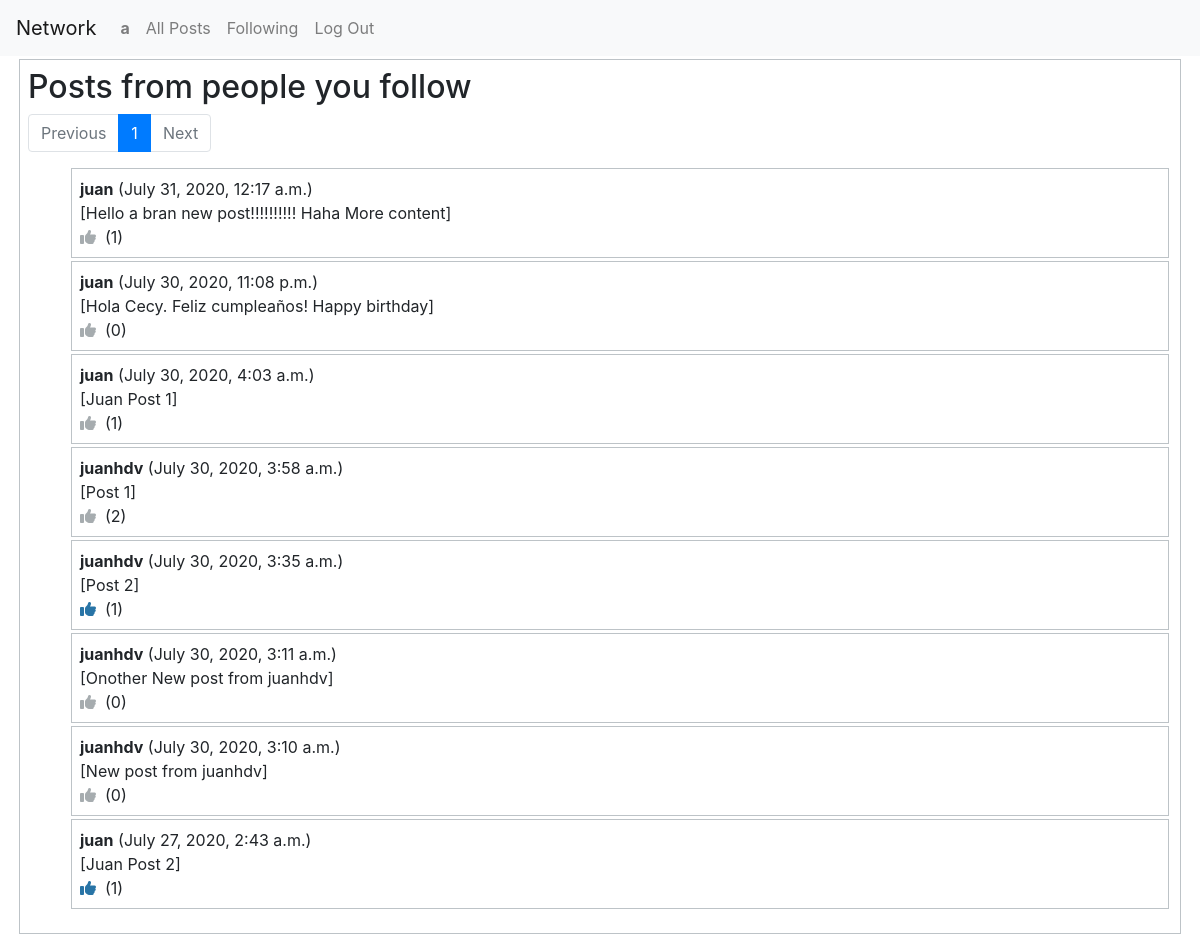
/following (signed in), run on the app's committed database.
### network/models.py (models this page shows, shortened)
class User(AbstractUser):
	likes = models.ManyToManyField('Post',related_name="fans") # Likes & fans
	follows = models.ManyToManyField('self',symmetrical=False,related_name="followers")

class Post(models.Model):
	author = models.ForeignKey(User, on_delete=models.CASCADE) # One User relates to Many Posts
	datetime = models.DateTimeField(auto_now=False, auto_now_add=True) # default=timezone.now
	content = models.CharField(max_length=280) # Like twitter length
	totallikes = models.IntegerField(default=0)

### network/views.py (the view)
# urls.py: path("following", views.following, name="following")
def following(request):
    usrCurrent = User.objects.get(username=request.user.username) # Get current user object
    following = usrCurrent.follows.all() # List of people the current user is following
    followingPosts = Post.objects.filter (author__in=following).order_by(F('datetime').desc()) # Get the posts from people user is following
    paginator = Paginator(followingPosts, CONST_linesPerPage) # Show CONST_linesPerPage lines per page.
    return render(request, "network/following.html",{
        "currentUsername" : request.user.username,
        "page_obj": paginator.get_page(request.GET.get('page')),
        "numpages_plus_one": paginator.num_pages+1,
        "likes": [post.id for post in usrCurrent.likes.all()] # Current user likes
    })

### network/templatetags/range.py (called while the page is built)
@register.filter(name='range')
def filter_range(start, end):
	return range(start, end)

### network/templates/network/following.html (shortened to what this page needs)
{% extends "network/listposts.html" %}
{% block title_body %}Posts from people you follow{% endblock %}

### network/templates/network/listposts.html (shortened to what this page needs)
{% extends "network/layout.html" %}
{% load range %}
{% block body %}
<div class=bordered>
	<h2>{% block title_body %}{% endblock %}</h2>
	<nav aria-label="post navigation all">
	  <ul class="pagination">
	  	{% if page_obj.has_previous %}
	    <li class="page-item"> <a class="page-link" href="?page={{ page_obj.previous_page_number }}">Previous</a></li>
	    {% else %}
	    <li class="page-item disabled"> <span class="page-link">Previous</span></li>
	    {% endif %}
	    {% for k in 1|range:numpages_plus_one %}
	  	    {% if k == page_obj.number %}
		    <li class="page-item active" aria-current="page"><a class="page-link" href="#">{{ k }}<span class="sr-only">(current)</span></a></li>
		    {% else %}
		    <li class="page-item"><a class="page-link" href="?page={{ k }}">{{ k }}</a></li>
		    {% endif %}
	    {% endfor %}
        {% if page_obj.has_next %}
	    <li class="page-item"><a class="page-link" href="?page={{ page_obj.next_page_number }}">Next</a></li>
	    {% else %}
	    <li class="page-item disabled"><span class="page-link">Next</span></a></li>
	    {% endif %}
	  </ul>
	</nav>
	{% if page_obj %}
	<ul>
	{% for p in page_obj %}
		<li class="bordered">
			<div>
				<strong>{{ p.author.username }}</strong> ({{ p.datetime }})
			{% if p.author.username == currentUsername %}
				<span class="spanEdit" data-id="{{p.pk}}">Edit</span>&nbsp;
				<div id="txt{{p.pk}}">
				{{ p.content }}
				</div>
				<input id="btn{{p.pk}}" class="btn btn-primary" type="button" value="Save" style="display: none">
			{% else %}
				<div>
				[{{ p.content }}]
				</div>
			{% endif %}
				<i class="fas fa-thumbs-up likeIcon {% if p.pk in likes %}enabled{% else %}disabled{% endif %}" data-id="{{p.pk}}"></i>
				&nbsp;<span id="likes{{p.pk}}" class="totalLikes">({{ p.totallikes }})</span>
			</div>
		</li>
	{% endfor %}
	</ul>
	{% else %}
	<strong>There are not posts.</strong>
	{% endif %}
</div>
{% endblock %}

### network/templates/network/layout.html (shortened to what this page needs)
{% load static %}
<!DOCTYPE html>
<html lang="en">
    <head>
        <link rel="stylesheet" href="https://stackpath.bootstrapcdn.com/bootstrap/4.4.1/css/bootstrap.min.css">
        <link rel="stylesheet" href="{% static 'network/styles.css' %}">
    </head>
    <body>
        <nav class="navbar navbar-expand-lg navbar-light bg-light">
            <a class="navbar-brand" href="#">Network</a>
            <div>
              <ul class="navbar-nav mr-auto">
                {% if user.is_authenticated %}
                    <li class="nav-item">
                        <a class="nav-link" href="{% url 'profile' %}"><strong>{{ user.username }}</strong></a>
                    </li>
                {% endif %}
                <li class="nav-item">
                  <a class="nav-link" href="{% url 'index' %}">All Posts</a>
                </li>
                {% if user.is_authenticated %}
                    <li class="nav-item">
                        <a class="nav-link" href="{% url 'following' %}">Following</a>
                    </li>
                    <li class="nav-item">
                        <a class="nav-link" href="{% url 'logout' %}">Log Out</a>
                    </li>
                {% endif %}
              </ul>
            </div>
          </nav>
        <div class="body">
            {% block body %}
            {% endblock %}
        </div>
    </body>
</html>

### network/static/network/styles.css (style rules this page uses)
ul > li.bordered { list-style-type: none; }
.body { margin: 0 1em; }
.bordered { padding: 0.5em; margin: 3px; border: 1px solid #bdc3c7; }
.likeIcon { cursor: pointer; }
.likeIcon.enabled { color: #2874a6;; }
.likeIcon.disabled { color:#a6acaf; }

### data on the page
User: username "a"
Post: author.username "juan", datetime "July 31, 2020, 12:17 a.m.", content "Hello a bran new post!!!!!!!!!! Haha More content", totallikes "1"
Post: author.username "juan", datetime "July 30, 2020, 11:08 p.m.", content "Hola Cecy. Feliz cumpleaños! Happy birthday", totallikes "0"
Post: author.username "juan", datetime "July 30, 2020, 4:03 a.m.", content "Juan Post 1", totallikes "1"
Post: author.username "juanhdv", datetime "July 30, 2020, 3:58 a.m.", content "Post 1", totallikes "2"
Post: author.username "juanhdv", datetime "July 30, 2020, 3:35 a.m.", content "Post 2", totallikes "1"
Post: author.username "juanhdv", datetime "July 30, 2020, 3:11 a.m.", content "Onother New post from juanhdv", totallikes "0"
Post: author.username "juanhdv", datetime "July 30, 2020, 3:10 a.m.", content "New post from juanhdv", totallikes "0"
Post: author.username "juan", datetime "July 27, 2020, 2:43 a.m.", content "Juan Post 2", totallikes "1"

### other printed values
{{ k }} "1"
